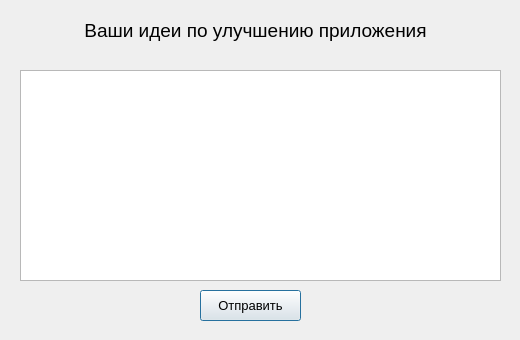
<?xml version="1.0" encoding="UTF-8"?>
<ui version="4.0">
 <class>Dialog</class>
 <widget class="QDialog" name="Dialog">
  <property name="geometry">
   <rect>
    <x>0</x>
    <y>0</y>
    <width>520</width>
    <height>340</height>
   </rect>
  </property>
  <property name="minimumSize">
   <size>
    <width>520</width>
    <height>340</height>
   </size>
  </property>
  <property name="maximumSize">
   <size>
    <width>520</width>
    <height>340</height>
   </size>
  </property>
  <property name="windowTitle">
   <string>Ваши идеи</string>
  </property>
  <widget class="QPlainTextEdit" name="plainTextEdit">
   <property name="geometry">
    <rect>
     <x>20</x>
     <y>70</y>
     <width>481</width>
     <height>211</height>
    </rect>
   </property>
  </widget>
  <widget class="QLabel" name="label">
   <property name="geometry">
    <rect>
     <x>70</x>
     <y>20</y>
     <width>371</width>
     <height>21</height>
    </rect>
   </property>
   <property name="font">
    <font>
     <pointsize>14</pointsize>
    </font>
   </property>
   <property name="text">
    <string>Ваши идеи по улучшению приложения</string>
   </property>
   <property name="alignment">
    <set>Qt::AlignCenter</set>
   </property>
  </widget>
  <widget class="QPushButton" name="pushButtonSave">
   <property name="geometry">
    <rect>
     <x>200</x>
     <y>290</y>
     <width>101</width>
     <height>31</height>
    </rect>
   </property>
   <property name="font">
    <font>
     <pointsize>10</pointsize>
    </font>
   </property>
   <property name="text">
    <string>Отправить</string>
   </property>
  </widget>
 </widget>
 <resources/>
 <connections/>
</ui>
